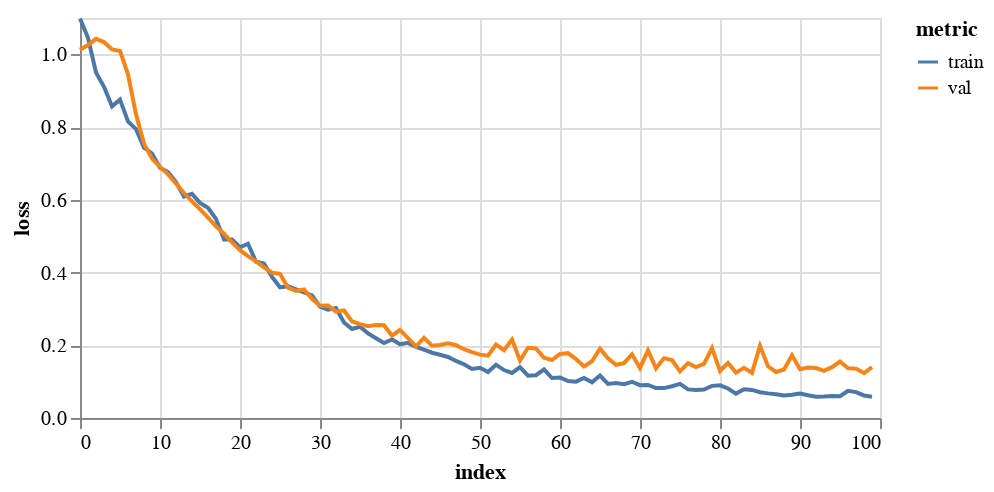

Notebook code for this chart:
### Markdown cell above
## 3. Train a GCN

### Code cell
gcn = FeaStNet()
history = gcn.trainModel(trainData, valData, 
                     epochs=100, 
                     batch_size=256, 
                     flatten=True, 
                     logTrans=False, 
                     ssTrans=True, 
                     saveDir='./results/gcn01/')

plotHistory(history)

### Figure 1 — Vega-Lite specification as saved in the notebook (floating-point values rounded to 4 significant figures)
{"config": {"view": {"continuousWidth": 400, "continuousHeight": 300}}, "data": {"name": "data-cca727ca39694d6cb7a6dc38ea51d483"}, "mark": "line", "encoding": {"color": {"type": "nominal", "field": "metric"}, "tooltip": [{"type": "quantitative", "field": "epoch"}, {"type": "quantitative", "field": "value"}], "x": {"type": "quantitative", "field": "index"}, "y": {"type": "quantitative", "axis": {"title": "loss"}, "field": "value"}}, "height": 200, "transform": [{"fold": ["train", "val"], "as": ["metric", "value"]}], "width": 400, "$schema": "https://vega.github.io/schema/vega-lite/v4.8.1.json", "datasets": {"data-cca727ca39694d6cb7a6dc38ea51d483": [{"index": 0, "train": 1.099, "val": 1.013}, {"index": 1, "train": 1.046, "val": 1.026}, {"index": 2, "train": 0.95, "val": 1.043}, {"index": 3, "train": 0.9106, "val": 1.034}, {"index": 4, "train": 0.8571, "val": 1.014}, {"index": 5, "train": 0.8756, "val": 1.009}, {"index": 6, "train": 0.8154, "val": 0.9451}, {"index": 7, "train": 0.7943, "val": 0.8352}, {"index": 8, "train": 0.7434, "val": 0.7546}, {"index": 9, "train": 0.7274, "val": 0.7132}, {"index": 10, "train": 0.6881, "val": 0.6905}, {"index": 11, "train": 0.6764, "val": 0.6701}, {"index": 12, "train": 0.6485, "val": 0.6448}, {"index": 13, "train": 0.6092, "val": 0.6187}, {"index": 14, "train": 0.6165, "val": 0.5958}, {"index": 15, "train": 0.5915, "val": 0.5741}, {"index": 16, "train": 0.5779, "val": 0.5512}, {"index": 17, "train": 0.5475, "val": 0.5273}, {"index": 18, "train": 0.491, "val": 0.5066}, {"index": 19, "train": 0.4908, "val": 0.4831}, {"index": 20, "train": 0.4694, "val": 0.4616}, {"index": 21, "train": 0.4791, "val": 0.4454}, {"index": 22, "train": 0.4296, "val": 0.4305}, {"index": 23, "train": 0.4251, "val": 0.4146}, {"index": 24, "train": 0.3881, "val": 0.3995}, {"index": 25, "train": 0.3594, "val": 0.3964}, {"index": 26, "train": 0.3624, "val": 0.3584}, {"index": 27, "train": 0.3537, "val": 0.3495}, {"index": 28, "train": 0.3452, "val": 0.3535}, {"index": 29, "train": 0.3374, "val": 0.328}, {"index": 30, "train": 0.3065, "val": 0.3086}, {"index": 31, "train": 0.2977, "val": 0.3093}, {"index": 32, "train": 0.3024, "val": 0.2924}, {"index": 33, "train": 0.2628, "val": 0.2961}, {"index": 34, "train": 0.2447, "val": 0.2657}, {"index": 35, "train": 0.2508, "val": 0.258}, {"index": 36, "train": 0.2327, "val": 0.2525}, {"index": 37, "train": 0.2192, "val": 0.256}, {"index": 38, "train": 0.2063, "val": 0.255}, {"index": 39, "train": 0.2161, "val": 0.2264}, {"index": 40, "train": 0.2027, "val": 0.2425}, {"index": 41, "train": 0.2066, "val": 0.2195}, {"index": 42, "train": 0.1958, "val": 0.197}, {"index": 43, "train": 0.188, "val": 0.2203}, {"index": 44, "train": 0.1795, "val": 0.199}, {"index": 45, "train": 0.1738, "val": 0.2009}, {"index": 46, "train": 0.1678, "val": 0.2051}, {"index": 47, "train": 0.1569, "val": 0.2001}, {"index": 48, "train": 0.1476, "val": 0.1891}, {"index": 49, "train": 0.1349, "val": 0.1812}, {"index": 50, "train": 0.1381, "val": 0.1742}, {"index": 51, "train": 0.1264, "val": 0.1714}, {"index": 52, "train": 0.1466, "val": 0.2022}, {"index": 53, "train": 0.1318, "val": 0.1863}, {"index": 54, "train": 0.1238, "val": 0.2155}, {"index": 55, "train": 0.1396, "val": 0.1581}, {"index": 56, "train": 0.1163, "val": 0.1931}, {"index": 57, "train": 0.1178, "val": 0.1911}, {"index": 58, "train": 0.1334, "val": 0.1657}, {"index": 59, "train": 0.1099, "val": 0.1596}, {"index": 60, "train": 0.1115, "val": 0.1761}, {"index": 61, "train": 0.1018, "val": 0.1783}, {"index": 62, "train": 0.1, "val": 0.1618}, {"index": 63, "train": 0.1099, "val": 0.1416}, {"index": 64, "train": 0.09805, "val": 0.156}, {"index": 65, "train": 0.1168, "val": 0.1907}, {"index": 66, "train": 0.09381, "val": 0.1641}, {"index": 67, "train": 0.09645, "val": 0.1464}, {"index": 68, "train": 0.09313, "val": 0.1508}, {"index": 69, "train": 0.09963, "val": 0.1751}, {"index": 70, "train": 0.09022, "val": 0.1374}, {"index": 71, "train": 0.09104, "val": 0.1859}, {"index": 72, "train": 0.08249, "val": 0.1365}, {"index": 73, "train": 0.08221, "val": 0.1646}, {"index": 74, "train": 0.08745, "val": 0.1592}, {"index": 75, "train": 0.09369, "val": 0.1283}, {"index": 76, "train": 0.0786, "val": 0.1508}, {"index": 77, "train": 0.07689, "val": 0.14}, {"index": 78, "train": 0.07838, "val": 0.1486}, {"index": 79, "train": 0.08835, "val": 0.192}, {"index": 80, "train": 0.08981, "val": 0.1293}, {"index": 81, "train": 0.08108, "val": 0.1511}, {"index": 82, "train": 0.06718, "val": 0.1249}, {"index": 83, "train": 0.07894, "val": 0.1379}, {"index": 84, "train": 0.07714, "val": 0.1241}, {"index": 85, "train": 0.07096, "val": 0.1985}, {"index": 86, "train": 0.06772, "val": 0.1423}, {"index": 87, "train": 0.06538, "val": 0.1265}, {"index": 88, "train": 0.06219, "val": 0.1334}, {"index": 89, "train": 0.0638, "val": 0.1726}, {"index": 90, "train": 0.06747, "val": 0.1341}, {"index": 91, "train": 0.06263, "val": 0.1386}, {"index": 92, "train": 0.05857, "val": 0.1374}, {"index": 93, "train": 0.05917, "val": 0.1296}, {"index": 94, "train": 0.06078, "val": 0.1397}, {"index": 95, "train": 0.05976, "val": 0.1552}, {"index": 96, "train": 0.07482, "val": 0.137}, {"index": 97, "train": 0.07121, "val": 0.1358}, {"index": 98, "train": 0.06203, "val": 0.1236}, {"index": 99, "train": 0.05871, "val": 0.1397}]}}
